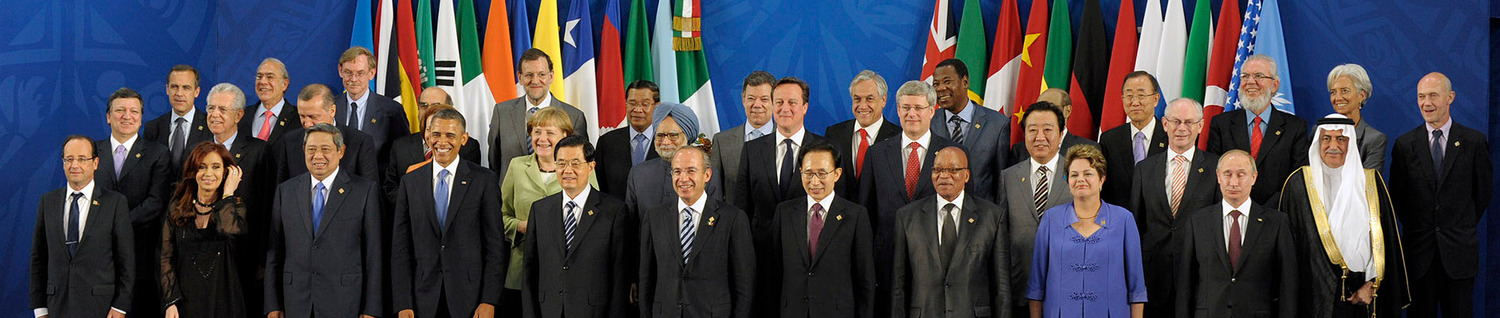
%> input picture CV/data/g20.jpg, 1500 x 318 px
$ octave FaceDetect.m   (GNU Octave 9; MATLAB toolbox functions it lacks are replaced by stand-ins)
%> lines starting %> are read from the running program, lines starting %| are printed output that depends on the picture; in (x1, y1, x2, y2) boxes, pixels count from 0 and x2, y2 are one past the last pixel; in counts of white or black regions, pixels touching at a corner belong together; the program's own positions count from 1
### CV/src/FindLocalMaxima.m
% FindLocalMaxima.m

function [maxVal, maxPos] = FindLocalMaxima(resp, suppDst)

% Finds points that are local maxima in a disk of radius suppDst
domain=fspecial('disk',suppDst)>0;
nn = numel(find(domain));
localmax = ordfilt2(resp, nn, domain);
%imwrite(NormaliseImage(localmax), 'localmax.jpg');

% eliminate border
border = 10;
[nRows, nCols] = size(localmax);
localmax(1:border, :) = -1;
localmax((nRows-border+1):nRows, :) = -1;
localmax(:, 1:border) = -1;
localmax(:, (nCols-border+1):nCols) = -1;

maximaIm = (localmax == resp);
%imwrite(NormaliseImage(maximaIm), 'maximaIm.jpg');

[maxRow, maxCol] = find(maximaIm);
maxvals = resp(sub2ind(size(resp), maxRow, maxCol));
[sortVal, sortOrder] = sort(-maxvals);

maxVal = sortVal(sortOrder);
maxPos = [maxRow(sortOrder)'; maxCol(sortOrder)'];

### CV/src/EvaluateDetections.m
% EvaluateDetections.m

function EvaluateDetections(imc, template, maxPos, numDetections)

[nRows, nCols, nBands] = size(imc);

% Create binary image for Viola-Jones detections
vjIm = zeros(nRows, nCols);
load('../data/vjrects.mat', 'rects');
nRects = size(rects, 1);
for i = 1:nRects
    vjIm(rects(i, 1):rects(i, 3), rects(i, 2):rects(i, 4)) = 1;
end;

% Create binary image for our detections
detIm = zeros(nRows, nCols);

figure; imshow(imc);
boxRows = size(template, 1);
boxCols = size(template, 2);

styleStr = {'LineWidth', 2};
for i = 1:numDetections
    rowi = maxPos(1, i);
    coli = maxPos(2, i);

    r0 = floor((rowi-boxRows/2)+0.5);
    r1 = floor((rowi+boxRows/2)+0.5);
    c0 = floor((coli-boxCols/2)+0.5);
    c1 = floor((coli+boxCols/2)+0.5);

    r0 = max(1, min(nRows, r0));
    r1 = max(1, min(nRows, r1));
    c0 = max(1, min(nCols, c0));
    c1 = max(1, min(nCols, c1));

    DrawRectangle(r0, c0, r1, c1, styleStr);
    detIm(r0:r1, c0:c1) = 1;
end;

% Calculate percentage overlap with Viola-Jones detections
overlap = 100 * sum(sum(detIm .* vjIm)) / (max(sum(detIm(:)), sum(vjIm(:))));
disp(sprintf('  %.2f%% overlap with Viola-Jones detections', overlap));

### CV/src/FaceDetect.m
% FaceDetect.m

% Read source image
disp('[ Reading source image ]');
imc = double(imread('../data/g20.jpg'))/255;

% Extract features from image
disp('[ Extracting features ]');
imf = mean(imc, 3); % greyscale image for now
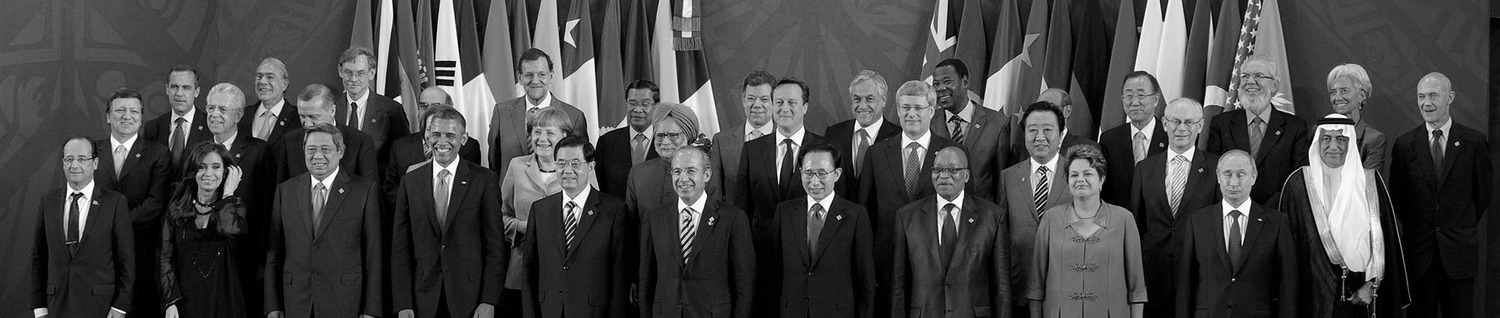
%> imf: size 318x1500 double; min 0, max 1, mean 0.272

% Select a region for template matching
selectRegion = 0;
disp('[ Selecting template region ]');
if (selectRegion)
    fh = figure;imshow(imc);
    rect = floor(getrect);
    template = imf(rect(2):(rect(2)+rect(4)-1), rect(1):(rect(1)+rect(3)-1), :);
    %template = template - mean(template(:));
    close(fh);
else
% use fixed image
    imt = double(imread('../data/obama.png'))/255;
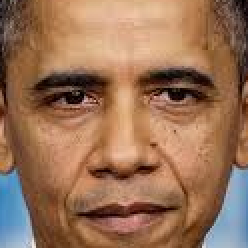
%> input picture CV/data/obama.png, 124 x 124 px (shown 2 times larger)

    imt = imresize(imt, [33 33]);
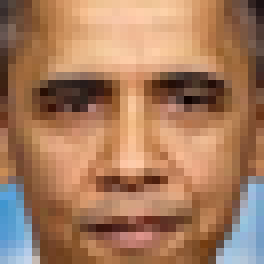
%> imt: size 33x33x3 double (shown 8 times larger); mean R, G, B 0.599, 0.444, 0.339; drawn with min black and max white
    template = mean(imt, 3); % greyscale image for now
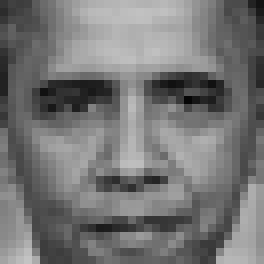
%> template: size 33x33 double (shown 8 times larger); min 0.0205, max 0.768, mean 0.461
    %template = template - mean(template(:));
end;

% Compute normalised correlation of template with image
disp('[ Filtering with template ]');

% just use the image for now
%resp = imf;
% TODO: implement the following function
resp=[];
 %resp = NormalisedCorrelation(imf, template);
%
 [imRows,imCols,nBands] = size(imf);
%> imRows = 318; imCols = 1500; nBands = 1

  dotProd = zeros(imRows,imCols);
  for i = 1:nBands


      dotProdi = filter2(template(:,:,i),imf(:,:,i),'same');
      dotProd = dotProd + dotProdi;

  end;
%> this loop made 1 pass
%> pass 1, `dotProdi = filter2(template(:,:,i),imf(:,:,i),'same');`:
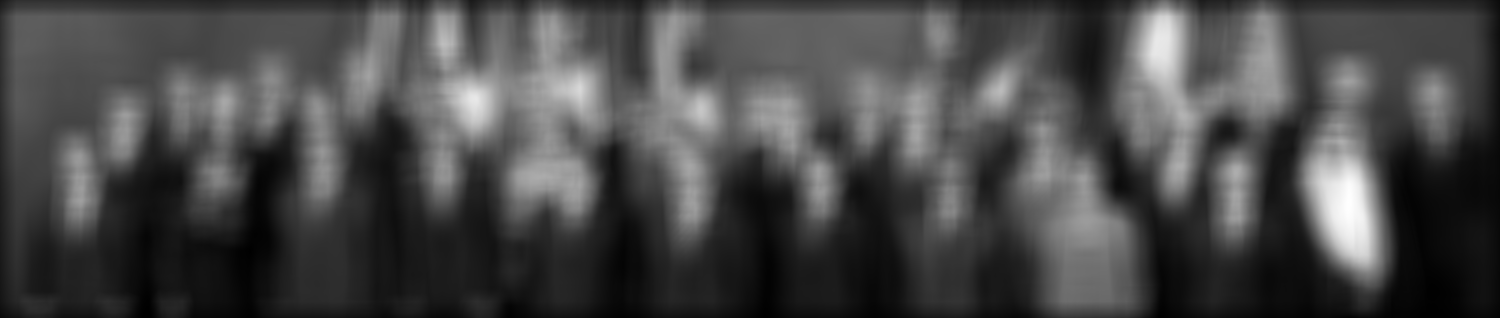
%> dotProdi: size 318x1500 double; min 1.13, max 463.4, mean 133; drawn with min black and max white
 %figure;imshow(dotProd);
 resp = dotProd;
% Find local maxima with non-max suppression
disp('[ Find local maxima ]');
suppDst = 10;
[maxVal, maxPos] = FindLocalMaxima(resp, suppDst);
%> in FindLocalMaxima, `localmax(:, (nCols-border+1):nCols) = -1;`:
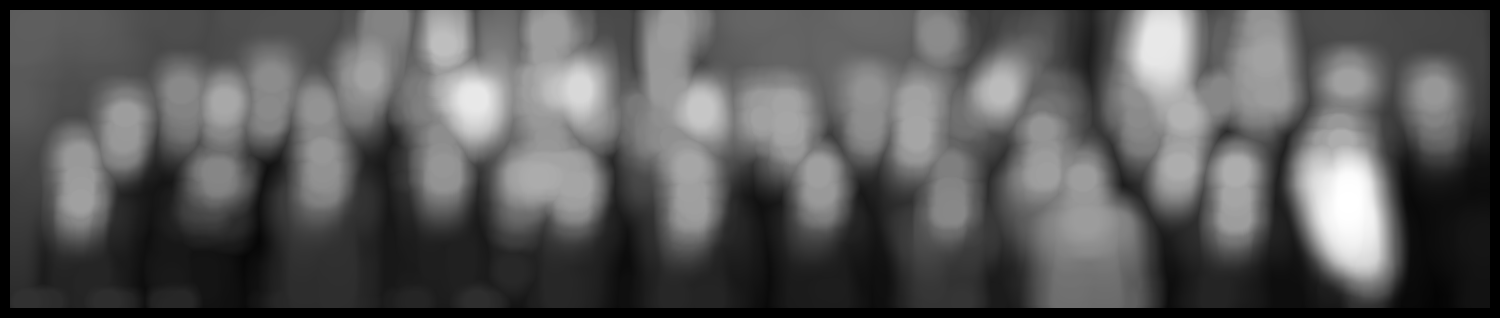
%> localmax: size 318x1500 double; min -1, max 463.4, mean 159.4; drawn with min black and max white
%> in FindLocalMaxima, `maximaIm = (localmax == resp);`:
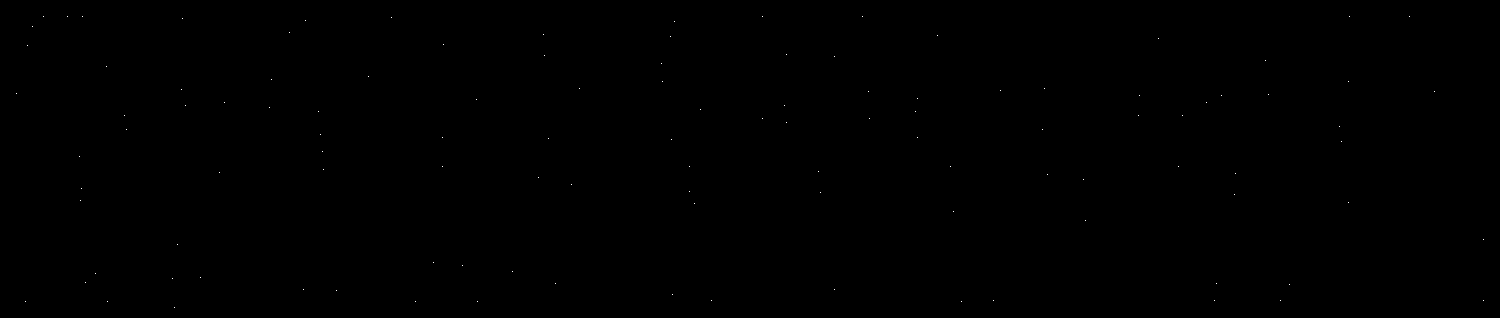
%> maximaIm: size 318x1500 logical; 0.02% white in thin lines or dots, all inside (x1, y1, x2, y2) = (16, 16, 1484, 308)
%> in FindLocalMaxima, `[maxRow, maxCol] = find(maximaIm);`: maxRow = 114 values from 17 to 308; maxCol = 114 values from 17 to 1484
%> in FindLocalMaxima, `maxvals = resp(sub2ind(size(resp), maxRow, maxCol));`: maxvals = 114 values, max 463.4 at index 109, min 25.35 at index 105, mean 217
%> in FindLocalMaxima, `[sortVal, sortOrder] = sort(-maxvals);`: sortVal = 114 values from -463.4 to -25.35; sortOrder = 114 values, max 114 at index 112, min 1 at index 81, mean 57.5
%> in FindLocalMaxima, `maxVal = sortVal(sortOrder);`: maxVal = 114 values, max -25.35 at index 112, min -463.4 at index 81, mean -217
%> in FindLocalMaxima, `maxPos = [maxRow(sortOrder)'; maxCol(sortOrder)'];`: maxPos = 114 columns, first 8: [203 39 100 89 110 45 91 116; 1349 1159 477 580 701 444 1001 1183]

% Display and evaluate detections
disp('[ Evaluate detections ]');
numDetections = 50;
EvaluateDetections(imc, template, maxPos, numDetections);
%> the run ends on the next line
